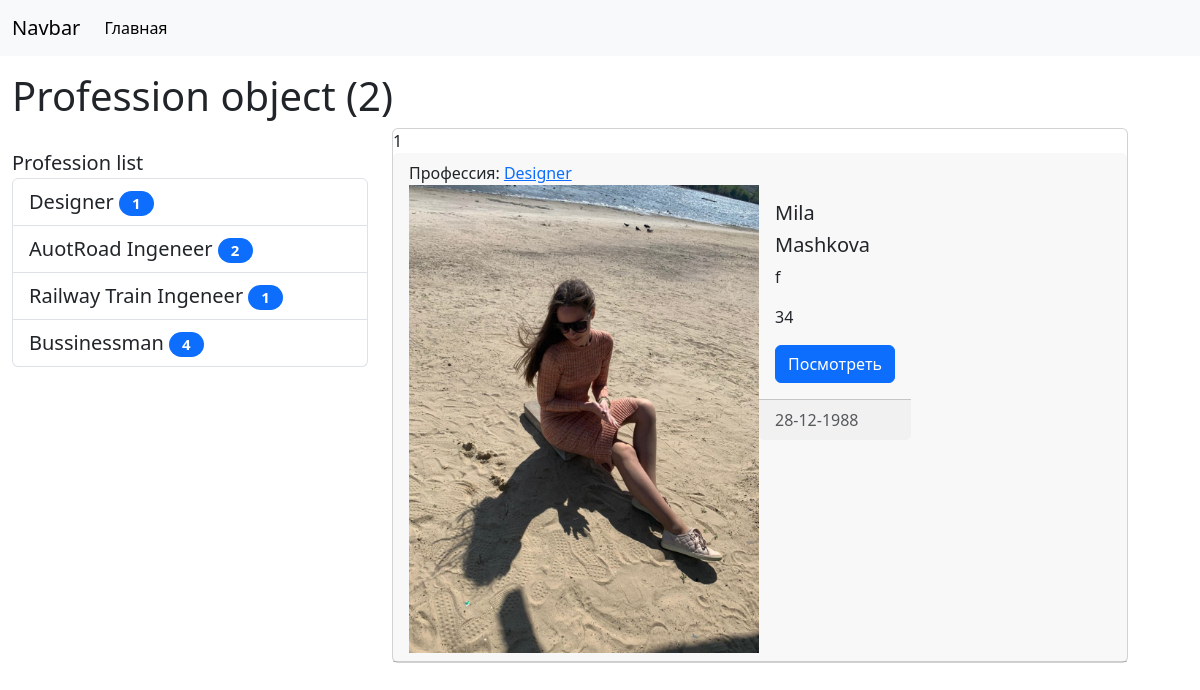
Screenshot of /profession/2 with the database file from the repository.
### main/models.py (models this page shows, shortened)
class Profession(models.Model):
    title = models.CharField(max_length=100, db_index=True, verbose_name='Профессия')
    def get_absolut_url(self):
        return reverse_lazy('profession', kwargs={'pk': self.pk})
    class Meta:
        verbose_name = 'Профессия'
        verbose_name_plural = 'Профессии'
        ordering = ['title']

class Human(models.Model):
    human_choices = {'m': 'male',
                     'f': 'female'}
    name = models.CharField(max_length=50, verbose_name='Имя')
    last_name = models.CharField(max_length=50, verbose_name='Фамилия')
    sex = models.CharField(max_length=1, choices=human_choices, verbose_name='Пол')
    age = models.IntegerField(verbose_name='Возраст')
    born_at = models.DateField(verbose_name='Дата рождения')
    photo = models.ImageField(upload_to='media/%Y/%m/%d', null=True, default='Null', verbose_name='Фото')
    profession = models.ForeignKey('profession', on_delete=models.PROTECT, null=True, verbose_name='Профессия')
    class Meta:
        verbose_name = "Человек"
        verbose_name_plural = "Люди"
        ordering = ['-born_at']

### main/views.py (the view)
# urls.py: path('profession/<int:pk>', HumanProfession.as_view(), name='profession'),
class HumanProfession(ListView):
    model = Human
    template_name = 'NewsProject/Profession.html'
    context_object_name = 'human'
    allow_empty = False
    def get_context_data(self, *, object_list=None, **kwargs):
        context = super().get_context_data(**kwargs)
        context['title'] = Profession.objects.get(pk=self.kwargs['pk'])
        return context
    def get_queryset(self):
        return Human.objects.filter(pk=self.kwargs['pk']).select_related('profession')

### main/templatetags/newsproject_tags.py (called while the page is built)
@register.simple_tag(name='get_list_professions')
def get_professions():
    return Profession.objects.all()

@register.inclusion_tag('NewsProject/List_professions.html')
def show_professions(arg1='Profession', arg2='list'):
    professions = Profession.objects.annotate(cnt=Count('human')).filter(cnt__gt=0)
    return {'professions': professions, 'arg1': arg1, 'arg2': arg2}

### main/templates/NewsProject/Profession.html (shortened to what this page needs)
{% extends 'base.html' %}
{% block sidebar %}
{% include 'inc/_sidebar.html' %}
{% endblock %}
{% block content %}
{% for item in human %}
<div class="card mb-3">
    {{ forloop.counter }}
    <div class="card-header">
        Профессия: <a href="{% url 'profession' item.profession.pk %}">{{ item.profession.title }}</a>
        <div class="media" style="display: flex">
            <div class="media-photo">
                {% if item.photo %}
                <img src="{{ item.photo.url }}" class='mr-3' width='350' alt="Photo">
                {% else %}
                <h6>Фото отсутствует</h6>
                {% endif %}
            </div>
            <div class="media-body">
                <div class="card-body">
                    {% autoescape off %}
                    <h5 class="card-title">{{ item.name }}</h5>
                    {% endautoescape %}
                    <h5 class="card-title">{{ item.last_name }}</h5>
                    <p class="card-text">{{ item.sex }}</p>
                    <p class="card-text">{{ item.age }}</p>
                    <a href="#" class="btn btn-primary">Посмотреть</a>
                </div>
                <div class="card-footer text-body-secondary">
                    {{ item.born_at|date:'d-m-Y' }}
                </div>
            </div>
        </div>
    </div>
</div>
{% endfor %}
{% endblock %}

### templates/base.html (shortened to what this page needs)
{% include 'inc/_nav.html' %}
{% load static %}
<!doctype html>
<html lang="en">
<head>
    <link href="https://cdn.jsdelivr.net/npm/bootstrap@5.3.2/dist/css/bootstrap.min.css" rel="stylesheet"
>
    <link href="{% static 'css/style.css' %}" rel="stylesheet">
</head>
<body>
<div class="container mt-3" style="margin-left: 0px;">
    <h1>{{ title }}</h1>
    <div class="row">
        <div class="col-md-4">
            {% block sidebar %}SIDEBAR{% endblock %}
        </div>
        <div class="col-md-8">
            {% block content %}CONTENT{% endblock %}
        </div>
    </div>
</div>
</body>
</html>

### main/templates/NewsProject/List_professions.html
{% load newsproject_tags %}
<div class="list-group" style="height: 20px; margin-top: 20px; font-size: 20;">
    {{ arg1 }} {{ arg2 }}
    {% for pr in professions %}
    <a href="{{ pr.get_absolut_url }}" class="list-group-item list-group-item-action">{{ pr.title }}<span
            class="badge bg-primary rounded-pill"
            style="width: 35px; color: wight; margin-left: 5px;">{{ pr.cnt }}</span></a>
    {% endfor %}
</div>

### NewsProject/static/css/style.css (style rules this page uses)
body { backgroundcolor = #ccc; }

### rows the page displays
Profession: id "Profession object (2)", title "AuotRoad Ingeneer", cnt "2"
Profession: title "Designer", cnt "1"
Profession: title "Railway Train Ingeneer", cnt "1"
Profession: title "Bussinessman", cnt "4"
Human: profession "Designer", photo (picture), name "Mila", last_name "Mashkova", sex "f", age "34", born_at "28-12-1988"

### other values shown
{{ arg1 }} "Profession"
{{ arg2 }} "list"
